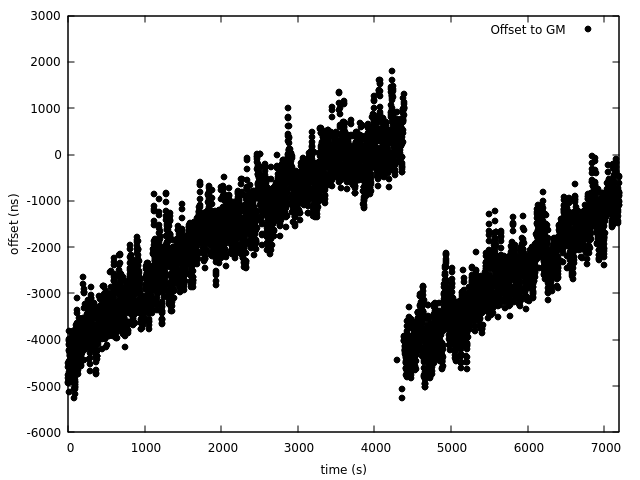

This chart was generated by the following gnuplot code:
set yrange [-6000:3000]
set xrange [0:7200]
set xlabel "time (s)"
set ylabel "offset (ns)"
plot 'i210-direct-offset.dat' using ($1*10) pt 7 black title "Offset to GM"
